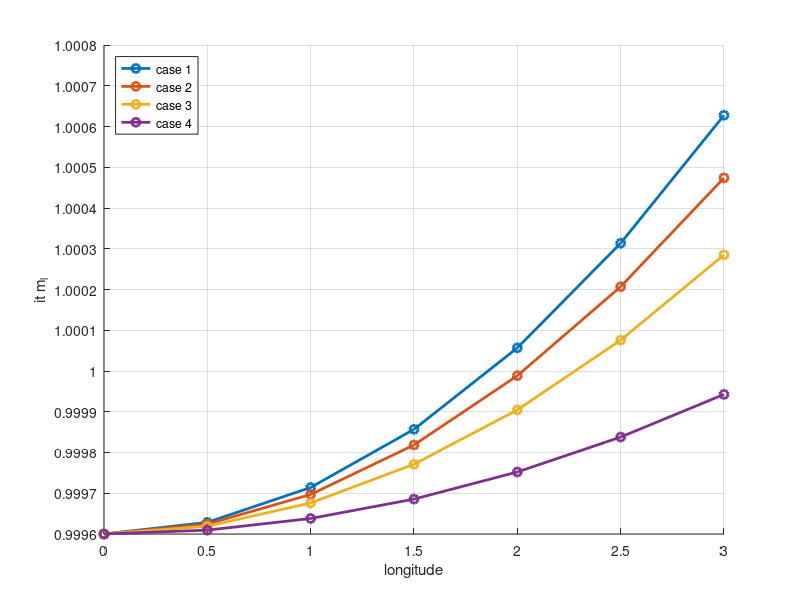

Write the MATLAB code that produced this figure. (Note: this script raises an error after producing the figure.)
close all; clear all; clc;

phi = deg2rad([30 37 45 60]);
lambda = deg2rad([0 : 0.5 : 3]);

figure(1)
hold on
grid on
for k = 1 : length(phi)
    m = 0.9996*(1 + (((lambda.^2)./2).*(cos(phi(k))).^2));
    plot([0 : 0.5 : 3], m, 'o-', 'linewidth',2)
end

legend("case 1", "case 2", "case 3", "case 4", 'location','northwest');
ylabel("\it m_l");
yticks([0.9996 : 0.0001 : 1.0008])
xlabel("longitude");
xtickformat('degrees');
grid minor
title('Modulus of linear deformation vs longitude')